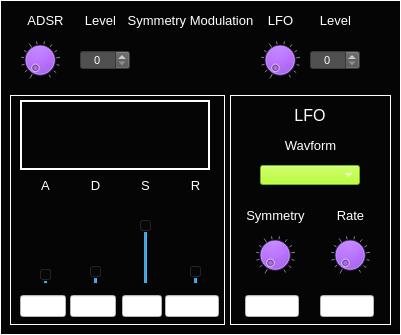
  <widget class="CustomFrame" name="frame_MSOsynth_PwmModulation">
   <property name="geometry">
    <rect>
     <x>810</x>
     <y>380</y>
     <width>401</width>
     <height>335</height>
    </rect>
   </property>
   <property name="styleSheet">
    <string notr="true">background-color: rgb(5, 5, 5);
color: rgb(255, 255, 255);</string>
   </property>
   <property name="frameShape">
    <enum>QFrame::Panel</enum>
   </property>
   <property name="frameShadow">
    <enum>QFrame::Plain</enum>
   </property>
   <property name="midLineWidth">
    <number>1</number>
   </property>
   <widget class="CustomSpinBox" name="spinBox_MSOsynth_PwmModAdsrLevel">
    <property name="geometry">
     <rect>
      <x>80</x>
      <y>50</y>
      <width>50</width>
      <height>20</height>
     </rect>
    </property>
    <property name="font">
     <font>
      <pointsize>8</pointsize>
     </font>
    </property>
    <property name="focusPolicy">
     <enum>Qt::NoFocus</enum>
    </property>
    <property name="styleSheet">
     <string notr="true">background-color: rgb(80,80,80);
color: rgb(255, 255, 255);</string>
    </property>
    <property name="alignment">
     <set>Qt::AlignCenter</set>
    </property>
    <property name="readOnly">
     <bool>false</bool>
    </property>
    <property name="accelerated">
     <bool>true</bool>
    </property>
    <property name="maximum">
     <number>100</number>
    </property>
    <property name="value">
     <number>0</number>
    </property>
   </widget>
   <widget class="QLabel" name="label_397">
    <property name="geometry">
     <rect>
      <x>75</x>
      <y>10</y>
      <width>51</width>
      <height>21</height>
     </rect>
    </property>
    <property name="font">
     <font>
      <pointsize>10</pointsize>
     </font>
    </property>
    <property name="styleSheet">
     <string notr="true">color: rgb(255, 255, 255);</string>
    </property>
    <property name="text">
     <string>Level</string>
    </property>
    <property name="alignment">
     <set>Qt::AlignCenter</set>
    </property>
   </widget>
   <widget class="QLabel" name="label_392">
    <property name="geometry">
     <rect>
      <x>20</x>
      <y>10</y>
      <width>51</width>
      <height>21</height>
     </rect>
    </property>
    <property name="font">
     <font>
      <pointsize>10</pointsize>
     </font>
    </property>
    <property name="styleSheet">
     <string notr="true">color: rgb(255, 255, 255);</string>
    </property>
    <property name="text">
     <string>ADSR</string>
    </property>
    <property name="alignment">
     <set>Qt::AlignCenter</set>
    </property>
   </widget>
   <widget class="CustomDial" name="dial_MSOsynth_PwmModAdsrLevel">
    <property name="geometry">
     <rect>
      <x>20</x>
      <y>40</y>
      <width>40</width>
      <height>40</height>
     </rect>
    </property>
    <property name="focusPolicy">
     <enum>Qt::NoFocus</enum>
    </property>
    <property name="styleSheet">
     <string notr="true">background-color: rgb(170, 85, 255);</string>
    </property>
    <property name="maximum">
     <number>100</number>
    </property>
    <property name="value">
     <number>0</number>
    </property>
    <property name="wrapping">
     <bool>false</bool>
    </property>
    <property name="notchTarget">
     <double>8.000000000000000</double>
    </property>
    <property name="notchesVisible">
     <bool>true</bool>
    </property>
   </widget>
   <widget class="CustomFrame" name="frame_PADsynth_PwmModADSR_2">
    <property name="geometry">
     <rect>
      <x>10</x>
      <y>95</y>
      <width>215</width>
      <height>230</height>
     </rect>
    </property>
    <property name="styleSheet">
     <string notr="true">background-color: rgb(5, 5, 5);
color: rgb(255, 255, 255);</string>
    </property>
    <property name="frameShape">
     <enum>QFrame::Panel</enum>
    </property>
    <property name="frameShadow">
     <enum>QFrame::Plain</enum>
    </property>
    <property name="lineWidth">
     <number>1</number>
    </property>
    <property name="midLineWidth">
     <number>1</number>
    </property>
    <widget class="QLabel" name="label_Osc1HarmonyLevel_16">
     <property name="geometry">
      <rect>
       <x>20</x>
       <y>80</y>
       <width>31</width>
       <height>21</height>
      </rect>
     </property>
     <property name="font">
      <font>
       <pointsize>10</pointsize>
      </font>
     </property>
     <property name="styleSheet">
      <string notr="true">color: rgb(255, 255, 255);</string>
     </property>
     <property name="text">
      <string>A</string>
     </property>
     <property name="alignment">
      <set>Qt::AlignCenter</set>
     </property>
    </widget>
    <widget class="CustomVerticalSlider" name="verticalSlider_MSOsynth_PwmModAdsrA">
     <property name="geometry">
      <rect>
       <x>25</x>
       <y>110</y>
       <width>22</width>
       <height>80</height>
      </rect>
     </property>
     <property name="maximum">
      <number>100</number>
     </property>
     <property name="value">
      <number>5</number>
     </property>
     <property name="orientation">
      <enum>Qt::Vertical</enum>
     </property>
     <property name="tickPosition">
      <enum>QSlider::NoTicks</enum>
     </property>
     <property name="tickInterval">
      <number>10</number>
     </property>
    </widget>
    <widget class="CustomVerticalSlider" name="verticalSlider_MSOsynth_PwmModAdsrD">
     <property name="geometry">
      <rect>
       <x>75</x>
       <y>110</y>
       <width>22</width>
       <height>80</height>
      </rect>
     </property>
     <property name="maximum">
      <number>100</number>
     </property>
     <property name="value">
      <number>10</number>
     </property>
     <property name="orientation">
      <enum>Qt::Vertical</enum>
     </property>
     <property name="tickPosition">
      <enum>QSlider::NoTicks</enum>
     </property>
     <property name="tickInterval">
      <number>10</number>
     </property>
    </widget>
    <widget class="CustomVerticalSlider" name="verticalSlider_MSOsynth_PwmModAdsrS">
     <property name="geometry">
      <rect>
       <x>125</x>
       <y>110</y>
       <width>22</width>
       <height>80</height>
      </rect>
     </property>
     <property name="maximum">
      <number>100</number>
     </property>
     <property name="value">
      <number>80</number>
     </property>
     <property name="orientation">
      <enum>Qt::Vertical</enum>
     </property>
     <property name="tickPosition">
      <enum>QSlider::NoTicks</enum>
     </property>
     <property name="tickInterval">
      <number>10</number>
     </property>
    </widget>
    <widget class="CustomVerticalSlider" name="verticalSlider_MSOsynth_PwmModAdsrR">
     <property name="geometry">
      <rect>
       <x>175</x>
       <y>110</y>
       <width>22</width>
       <height>80</height>
      </rect>
     </property>
     <property name="maximum">
      <number>100</number>
     </property>
     <property name="value">
      <number>10</number>
     </property>
     <property name="orientation">
      <enum>Qt::Vertical</enum>
     </property>
     <property name="tickPosition">
      <enum>QSlider::NoTicks</enum>
     </property>
     <property name="tickInterval">
      <number>10</number>
     </property>
    </widget>
    <widget class="QLabel" name="label_Osc1HarmonyLevel_17">
     <property name="geometry">
      <rect>
       <x>70</x>
       <y>80</y>
       <width>31</width>
       <height>21</height>
      </rect>
     </property>
     <property name="font">
      <font>
       <pointsize>10</pointsize>
      </font>
     </property>
     <property name="styleSheet">
      <string notr="true">color: rgb(255, 255, 255);</string>
     </property>
     <property name="text">
      <string>D</string>
     </property>
     <property name="alignment">
      <set>Qt::AlignCenter</set>
     </property>
    </widget>
    <widget class="QLabel" name="label_AdsrS_3">
     <property name="geometry">
      <rect>
       <x>120</x>
       <y>80</y>
       <width>31</width>
       <height>21</height>
      </rect>
     </property>
     <property name="font">
      <font>
       <pointsize>10</pointsize>
      </font>
     </property>
     <property name="styleSheet">
      <string notr="true">color: rgb(255, 255, 255);</string>
     </property>
     <property name="text">
      <string>S</string>
     </property>
     <property name="alignment">
      <set>Qt::AlignCenter</set>
     </property>
    </widget>
    <widget class="QLabel" name="label_Osc1HarmonyLevel_18">
     <property name="geometry">
      <rect>
       <x>170</x>
       <y>80</y>
       <width>31</width>
       <height>21</height>
      </rect>
     </property>
     <property name="font">
      <font>
       <pointsize>10</pointsize>
      </font>
     </property>
     <property name="styleSheet">
      <string notr="true">color: rgb(255, 255, 255);</string>
     </property>
     <property name="text">
      <string>R</string>
     </property>
     <property name="alignment">
      <set>Qt::AlignCenter</set>
     </property>
    </widget>
    <widget class="QLineEdit" name="lineEdit_MSOsynth_PwmModAdsrA">
     <property name="geometry">
      <rect>
       <x>10</x>
       <y>200</y>
       <width>46</width>
       <height>22</height>
      </rect>
     </property>
     <property name="styleSheet">
      <string notr="true">background-color: rgb(255, 255, 255);
color: rgb(0, 0, 0);</string>
     </property>
     <property name="alignment">
      <set>Qt::AlignCenter</set>
     </property>
     <property name="readOnly">
      <bool>true</bool>
     </property>
    </widget>
    <widget class="QLineEdit" name="lineEdit_MOSsynth_PwmAmpAdsrD">
     <property name="geometry">
      <rect>
       <x>60</x>
       <y>200</y>
       <width>46</width>
       <height>22</height>
      </rect>
     </property>
     <property name="styleSheet">
      <string notr="true">background-color: rgb(255, 255, 255);
color: rgb(0, 0, 0);</string>
     </property>
     <property name="alignment">
      <set>Qt::AlignCenter</set>
     </property>
     <property name="readOnly">
      <bool>true</bool>
     </property>
    </widget>
    <widget class="QLineEdit" name="lineEdit_MSOsynth_PwmModAdsrS">
     <property name="geometry">
      <rect>
       <x>112</x>
       <y>200</y>
       <width>40</width>
       <height>22</height>
      </rect>
     </property>
     <property name="styleSheet">
      <string notr="true">background-color: rgb(255, 255, 255);
color: rgb(0, 0, 0);</string>
     </property>
     <property name="alignment">
      <set>Qt::AlignCenter</set>
     </property>
     <property name="readOnly">
      <bool>true</bool>
     </property>
    </widget>
    <widget class="QLineEdit" name="lineEdit_MSOsynth_PwmModAdsrR">
     <property name="geometry">
      <rect>
       <x>155</x>
       <y>200</y>
       <width>54</width>
       <height>22</height>
      </rect>
     </property>
     <property name="styleSheet">
      <string notr="true">background-color: rgb(255, 255, 255);
color: rgb(0, 0, 0);</string>
     </property>
     <property name="alignment">
      <set>Qt::AlignCenter</set>
     </property>
     <property name="readOnly">
      <bool>true</bool>
     </property>
    </widget>
    <widget class="QFrame" name="frame_MSOsynth_PwmModAdsrPlotFrame">
     <property name="geometry">
      <rect>
       <x>10</x>
       <y>5</y>
       <width>190</width>
       <height>70</height>
      </rect>
     </property>
     <property name="styleSheet">
      <string notr="true">background-color: rgb(5, 5, 5);
color: rgb(255, 255, 255);</string>
     </property>
     <property name="frameShape">
      <enum>QFrame::Panel</enum>
     </property>
     <property name="frameShadow">
      <enum>QFrame::Plain</enum>
     </property>
     <property name="lineWidth">
      <number>2</number>
     </property>
     <widget class="QCustomPlot" name="widget_MSOsynth_PwmModADSRplot" native="true">
      <property name="geometry">
       <rect>
        <x>10</x>
        <y>10</y>
        <width>165</width>
        <height>50</height>
       </rect>
      </property>
      <property name="sizePolicy">
       <sizepolicy hsizetype="Fixed" vsizetype="Fixed">
        <horstretch>0</horstretch>
        <verstretch>0</verstretch>
       </sizepolicy>
      </property>
      <property name="maximumSize">
       <size>
        <width>165</width>
        <height>50</height>
       </size>
      </property>
     </widget>
    </widget>
   </widget>
   <widget class="CustomFrame" name="frame_MSOsynth_PwmModLFO">
    <property name="geometry">
     <rect>
      <x>230</x>
      <y>95</y>
      <width>161</width>
      <height>230</height>
     </rect>
    </property>
    <property name="styleSheet">
     <string notr="true">background-color: rgb(5, 5, 5);
color: rgb(255, 255, 255);</string>
    </property>
    <property name="frameShape">
     <enum>QFrame::Panel</enum>
    </property>
    <property name="frameShadow">
     <enum>QFrame::Plain</enum>
    </property>
    <property name="lineWidth">
     <number>1</number>
    </property>
    <property name="midLineWidth">
     <number>1</number>
    </property>
    <widget class="QLabel" name="label_LFOtitle_8">
     <property name="geometry">
      <rect>
       <x>40</x>
       <y>10</y>
       <width>80</width>
       <height>20</height>
      </rect>
     </property>
     <property name="font">
      <font>
       <pointsize>12</pointsize>
      </font>
     </property>
     <property name="styleSheet">
      <string notr="true">color: rgb(255, 255, 255);</string>
     </property>
     <property name="text">
      <string>LFO</string>
     </property>
     <property name="alignment">
      <set>Qt::AlignCenter</set>
     </property>
    </widget>
    <widget class="QLineEdit" name="lineEdit_MSOsynth_PwmModLFOrate">
     <property name="geometry">
      <rect>
       <x>90</x>
       <y>200</y>
       <width>54</width>
       <height>22</height>
      </rect>
     </property>
     <property name="styleSheet">
      <string notr="true">background-color: rgb(255, 255, 255);
color: rgb(0, 0, 0);</string>
     </property>
     <property name="alignment">
      <set>Qt::AlignCenter</set>
     </property>
     <property name="readOnly">
      <bool>true</bool>
     </property>
    </widget>
    <widget class="QLabel" name="label_207">
     <property name="geometry">
      <rect>
       <x>50</x>
       <y>40</y>
       <width>61</width>
       <height>21</height>
      </rect>
     </property>
     <property name="font">
      <font>
       <pointsize>10</pointsize>
      </font>
     </property>
     <property name="styleSheet">
      <string notr="true">color: rgb(255, 255, 255);</string>
     </property>
     <property name="text">
      <string>Wavform</string>
     </property>
     <property name="alignment">
      <set>Qt::AlignCenter</set>
     </property>
    </widget>
    <widget class="CustomDial" name="dial_MSOsynth_PwmModLFOsymmetry">
     <property name="geometry">
      <rect>
       <x>25</x>
       <y>140</y>
       <width>40</width>
       <height>40</height>
      </rect>
     </property>
     <property name="focusPolicy">
      <enum>Qt::NoFocus</enum>
     </property>
     <property name="styleSheet">
      <string notr="true">background-color: rgb(170, 85, 255);</string>
     </property>
     <property name="maximum">
      <number>100</number>
     </property>
     <property name="value">
      <number>0</number>
     </property>
     <property name="wrapping">
      <bool>false</bool>
     </property>
     <property name="notchTarget">
      <double>8.000000000000000</double>
     </property>
     <property name="notchesVisible">
      <bool>true</bool>
     </property>
    </widget>
    <widget class="CustomComboBox" name="comboBox_MSOsynth_PwmModLFOwaveform">
     <property name="geometry">
      <rect>
       <x>30</x>
       <y>70</y>
       <width>100</width>
       <height>20</height>
      </rect>
     </property>
     <property name="font">
      <font>
       <pointsize>8</pointsize>
      </font>
     </property>
     <property name="focusPolicy">
      <enum>Qt::NoFocus</enum>
     </property>
     <property name="styleSheet">
      <string notr="true">selection-background-color: rgb(255, 0, 0);
border-color: rgb(0, 0, 0);
background-color: rgb(170, 255, 0);
</string>
     </property>
     <property name="currentText">
      <string/>
     </property>
     <property name="currentIndex">
      <number>-1</number>
     </property>
     <property name="maxVisibleItems">
      <number>4</number>
     </property>
    </widget>
    <widget class="CustomDial" name="dial_MSOsynth_PwmModLFOrate">
     <property name="geometry">
      <rect>
       <x>100</x>
       <y>140</y>
       <width>40</width>
       <height>40</height>
      </rect>
     </property>
     <property name="focusPolicy">
      <enum>Qt::NoFocus</enum>
     </property>
     <property name="styleSheet">
      <string notr="true">background-color: rgb(170, 85, 255);</string>
     </property>
     <property name="maximum">
      <number>100</number>
     </property>
     <property name="value">
      <number>0</number>
     </property>
     <property name="wrapping">
      <bool>false</bool>
     </property>
     <property name="notchTarget">
      <double>8.000000000000000</double>
     </property>
     <property name="notchesVisible">
      <bool>true</bool>
     </property>
    </widget>
    <widget class="QLabel" name="label_208">
     <property name="geometry">
      <rect>
       <x>5</x>
       <y>110</y>
       <width>81</width>
       <height>21</height>
      </rect>
     </property>
     <property name="font">
      <font>
       <pointsize>10</pointsize>
      </font>
     </property>
     <property name="styleSheet">
      <string notr="true">color: rgb(255, 255, 255);</string>
     </property>
     <property name="text">
      <string>Symmetry</string>
     </property>
     <property name="alignment">
      <set>Qt::AlignCenter</set>
     </property>
    </widget>
    <widget class="QLabel" name="label_209">
     <property name="geometry">
      <rect>
       <x>100</x>
       <y>110</y>
       <width>41</width>
       <height>21</height>
      </rect>
     </property>
     <property name="font">
      <font>
       <pointsize>10</pointsize>
      </font>
     </property>
     <property name="styleSheet">
      <string notr="true">color: rgb(255, 255, 255);</string>
     </property>
     <property name="text">
      <string>Rate</string>
     </property>
     <property name="alignment">
      <set>Qt::AlignCenter</set>
     </property>
    </widget>
    <widget class="QLineEdit" name="lineEdit_MSOsynth_PwmModLFOsymmetry">
     <property name="geometry">
      <rect>
       <x>15</x>
       <y>200</y>
       <width>54</width>
       <height>22</height>
      </rect>
     </property>
     <property name="styleSheet">
      <string notr="true">background-color: rgb(255, 255, 255);
color: rgb(0, 0, 0);</string>
     </property>
     <property name="alignment">
      <set>Qt::AlignCenter</set>
     </property>
     <property name="readOnly">
      <bool>true</bool>
     </property>
    </widget>
   </widget>
   <widget class="CustomDial" name="dial_MSOsynth_PwmModLFOLevel">
    <property name="geometry">
     <rect>
      <x>260</x>
      <y>40</y>
      <width>40</width>
      <height>40</height>
     </rect>
    </property>
    <property name="focusPolicy">
     <enum>Qt::NoFocus</enum>
    </property>
    <property name="styleSheet">
     <string notr="true">background-color: rgb(170, 85, 255);</string>
    </property>
    <property name="maximum">
     <number>100</number>
    </property>
    <property name="value">
     <number>0</number>
    </property>
    <property name="wrapping">
     <bool>false</bool>
    </property>
    <property name="notchTarget">
     <double>8.000000000000000</double>
    </property>
    <property name="notchesVisible">
     <bool>true</bool>
    </property>
   </widget>
   <widget class="QLabel" name="label_393">
    <property name="geometry">
     <rect>
      <x>310</x>
      <y>10</y>
      <width>51</width>
      <height>21</height>
     </rect>
    </property>
    <property name="font">
     <font>
      <pointsize>10</pointsize>
     </font>
    </property>
    <property name="styleSheet">
     <string notr="true">color: rgb(255, 255, 255);</string>
    </property>
    <property name="text">
     <string>Level</string>
    </property>
    <property name="alignment">
     <set>Qt::AlignCenter</set>
    </property>
   </widget>
   <widget class="CustomSpinBox" name="spinBox_MSOsynth_PwmModLfoLevel">
    <property name="geometry">
     <rect>
      <x>310</x>
      <y>50</y>
      <width>50</width>
      <height>20</height>
     </rect>
    </property>
    <property name="font">
     <font>
      <pointsize>8</pointsize>
     </font>
    </property>
    <property name="focusPolicy">
     <enum>Qt::NoFocus</enum>
    </property>
    <property name="styleSheet">
     <string notr="true">background-color: rgb(80,80,80);
color: rgb(255, 255, 255);</string>
    </property>
    <property name="alignment">
     <set>Qt::AlignCenter</set>
    </property>
    <property name="readOnly">
     <bool>false</bool>
    </property>
    <property name="accelerated">
     <bool>true</bool>
    </property>
    <property name="maximum">
     <number>100</number>
    </property>
    <property name="value">
     <number>0</number>
    </property>
   </widget>
   <widget class="QLabel" name="label_394">
    <property name="geometry">
     <rect>
      <x>255</x>
      <y>10</y>
      <width>51</width>
      <height>21</height>
     </rect>
    </property>
    <property name="font">
     <font>
      <pointsize>10</pointsize>
     </font>
    </property>
    <property name="styleSheet">
     <string notr="true">color: rgb(255, 255, 255);</string>
    </property>
    <property name="text">
     <string>LFO</string>
    </property>
    <property name="alignment">
     <set>Qt::AlignCenter</set>
    </property>
   </widget>
   <widget class="QLabel" name="label_398">
    <property name="geometry">
     <rect>
      <x>115</x>
      <y>10</y>
      <width>151</width>
      <height>20</height>
     </rect>
    </property>
    <property name="font">
     <font>
      <pointsize>10</pointsize>
     </font>
    </property>
    <property name="styleSheet">
     <string notr="true">color: rgb(255, 255, 255);</string>
    </property>
    <property name="text">
     <string>Symmetry Modulation</string>
    </property>
    <property name="alignment">
     <set>Qt::AlignCenter</set>
    </property>
   </widget>
  </widget>
